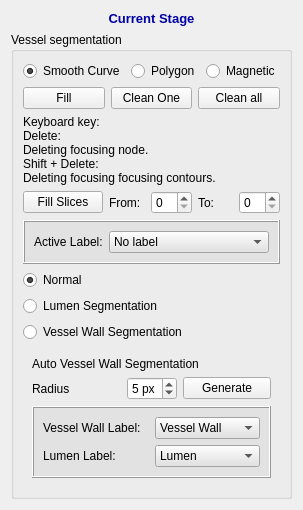
<?xml version="1.0" encoding="UTF-8"?>
<ui version="4.0">
 <class>QInteractorStyleVesselSegmentation2</class>
 <widget class="QWidget" name="QInteractorStyleVesselSegmentation2">
  <property name="geometry">
   <rect>
    <x>0</x>
    <y>0</y>
    <width>298</width>
    <height>487</height>
   </rect>
  </property>
  <property name="windowTitle">
   <string>QInteractorStyleVesselSegmentation2</string>
  </property>
  <layout class="QVBoxLayout" name="verticalLayout_9">
   <item>
    <widget class="QLabel" name="label_21">
     <property name="sizePolicy">
      <sizepolicy hsizetype="Preferred" vsizetype="Fixed">
       <horstretch>0</horstretch>
       <verstretch>0</verstretch>
      </sizepolicy>
     </property>
     <property name="font">
      <font>
       <pointsize>10</pointsize>
       <weight>75</weight>
       <bold>true</bold>
      </font>
     </property>
     <property name="text">
      <string>&lt;html&gt;&lt;head/&gt;&lt;body&gt;&lt;p&gt;&lt;span style=&quot; color:#0000a5;&quot;&gt;Current Stage&lt;/span&gt;&lt;/p&gt;&lt;/body&gt;&lt;/html&gt;</string>
     </property>
     <property name="alignment">
      <set>Qt::AlignCenter</set>
     </property>
    </widget>
   </item>
   <item>
    <widget class="QGroupBox" name="groupBox_2">
     <property name="title">
      <string>Vessel segmentation</string>
     </property>
     <layout class="QVBoxLayout" name="verticalLayout">
      <item>
       <layout class="QHBoxLayout" name="horizontalLayout_10">
        <item>
         <widget class="QRadioButton" name="smoothCurveRadioButton">
          <property name="text">
           <string>Smooth Curve</string>
          </property>
          <property name="checked">
           <bool>true</bool>
          </property>
          <attribute name="buttonGroup">
           <string notr="true">buttonGroup</string>
          </attribute>
         </widget>
        </item>
        <item>
         <widget class="QRadioButton" name="polygonRadionButton">
          <property name="text">
           <string>Polygon</string>
          </property>
          <attribute name="buttonGroup">
           <string notr="true">buttonGroup</string>
          </attribute>
         </widget>
        </item>
        <item>
         <widget class="QRadioButton" name="radioButtonMagnetic">
          <property name="text">
           <string>Magnetic</string>
          </property>
          <attribute name="buttonGroup">
           <string notr="true">buttonGroup</string>
          </attribute>
         </widget>
        </item>
       </layout>
      </item>
      <item>
       <layout class="QHBoxLayout" name="horizontalLayout_2">
        <item>
         <widget class="QPushButton" name="fillContourPushButton">
          <property name="text">
           <string>Fill</string>
          </property>
         </widget>
        </item>
        <item>
         <widget class="QPushButton" name="cleanOnePushButton">
          <property name="text">
           <string>Clean One</string>
          </property>
         </widget>
        </item>
        <item>
         <widget class="QPushButton" name="cleanAllPushButton">
          <property name="text">
           <string>Clean all</string>
          </property>
         </widget>
        </item>
       </layout>
      </item>
      <item>
       <widget class="QLabel" name="label_2">
        <property name="text">
         <string>Keyboard key:
Delete: 
Deleting focusing node. 
Shift + Delete: 
Deleting focusing focusing contours.</string>
        </property>
       </widget>
      </item>
      <item>
       <layout class="QHBoxLayout" name="horizontalLayout_9">
        <item>
         <widget class="QPushButton" name="pushButtonFillSlices">
          <property name="text">
           <string>Fill Slices</string>
          </property>
         </widget>
        </item>
        <item>
         <widget class="QLabel" name="label_9">
          <property name="text">
           <string>From:</string>
          </property>
         </widget>
        </item>
        <item>
         <widget class="QSpinBox" name="spinBoxFillSlicesBegin">
          <property name="sizePolicy">
           <sizepolicy hsizetype="Minimum" vsizetype="Fixed">
            <horstretch>0</horstretch>
            <verstretch>0</verstretch>
           </sizepolicy>
          </property>
         </widget>
        </item>
        <item>
         <widget class="QLabel" name="label_8">
          <property name="text">
           <string>To:</string>
          </property>
         </widget>
        </item>
        <item>
         <widget class="QSpinBox" name="spinBoxFillSliceEnd">
          <property name="sizePolicy">
           <sizepolicy hsizetype="Minimum" vsizetype="Fixed">
            <horstretch>0</horstretch>
            <verstretch>0</verstretch>
           </sizepolicy>
          </property>
         </widget>
        </item>
       </layout>
      </item>
      <item>
       <widget class="QFrame" name="frame_6">
        <property name="enabled">
         <bool>true</bool>
        </property>
        <property name="minimumSize">
         <size>
          <width>0</width>
          <height>0</height>
         </size>
        </property>
        <property name="styleSheet">
         <string notr="true">background-color: rgb(226, 226, 226)</string>
        </property>
        <property name="frameShape">
         <enum>QFrame::Box</enum>
        </property>
        <property name="frameShadow">
         <enum>QFrame::Raised</enum>
        </property>
        <layout class="QHBoxLayout" name="horizontalLayout_3">
         <item>
          <widget class="QLabel" name="activeLabelLabel_3">
           <property name="font">
            <font>
             <family>Arial</family>
            </font>
           </property>
           <property name="text">
            <string>Active Label:</string>
           </property>
          </widget>
         </item>
         <item>
          <widget class="QComboBox" name="comboBoxLabel">
           <property name="sizePolicy">
            <sizepolicy hsizetype="Expanding" vsizetype="Fixed">
             <horstretch>0</horstretch>
             <verstretch>0</verstretch>
            </sizepolicy>
           </property>
           <property name="font">
            <font>
             <family>Arial</family>
            </font>
           </property>
           <property name="iconSize">
            <size>
             <width>13</width>
             <height>13</height>
            </size>
           </property>
           <item>
            <property name="text">
             <string>No label</string>
            </property>
            <property name="icon">
             <iconset resource="../../Main/resources/IADE_Analyzer.qrc">
              <normaloff>:/icons/transparentbox.png</normaloff>:/icons/transparentbox.png</iconset>
            </property>
           </item>
           <item>
            <property name="text">
             <string>Vessel Wall</string>
            </property>
            <property name="icon">
             <iconset resource="../../Main/resources/IADE_Analyzer.qrc">
              <normaloff>:/icons/bluebox.png</normaloff>:/icons/bluebox.png</iconset>
            </property>
           </item>
           <item>
            <property name="text">
             <string>Lumen</string>
            </property>
            <property name="icon">
             <iconset resource="../../Main/resources/IADE_Analyzer.qrc">
              <normaloff>:/icons/redbox.png</normaloff>:/icons/redbox.png</iconset>
            </property>
           </item>
           <item>
            <property name="text">
             <string>Calcification</string>
            </property>
            <property name="icon">
             <iconset resource="../../Main/resources/IADE_Analyzer.qrc">
              <normaloff>:/icons/greenbox.png</normaloff>:/icons/greenbox.png</iconset>
            </property>
           </item>
           <item>
            <property name="text">
             <string>Hemorrhage</string>
            </property>
            <property name="icon">
             <iconset resource="../../Main/resources/IADE_Analyzer.qrc">
              <normaloff>:/icons/yellowbox.png</normaloff>:/icons/yellowbox.png</iconset>
            </property>
           </item>
           <item>
            <property name="text">
             <string>LRNC</string>
            </property>
            <property name="icon">
             <iconset resource="../../Main/resources/IADE_Analyzer.qrc">
              <normaloff>:/icons/lightbluebox.png</normaloff>:/icons/lightbluebox.png</iconset>
            </property>
           </item>
           <item>
            <property name="text">
             <string>LM</string>
            </property>
            <property name="icon">
             <iconset resource="../../Main/resources/IADE_Analyzer.qrc">
              <normaloff>:/icons/purplebox.png</normaloff>:/icons/purplebox.png</iconset>
            </property>
           </item>
          </widget>
         </item>
        </layout>
       </widget>
      </item>
      <item>
       <widget class="QRadioButton" name="radioButtonNormal">
        <property name="text">
         <string>Normal</string>
        </property>
        <property name="checked">
         <bool>true</bool>
        </property>
        <attribute name="buttonGroup">
         <string notr="true">buttonGroup_2</string>
        </attribute>
       </widget>
      </item>
      <item>
       <widget class="QRadioButton" name="radioButtonLumenSegmentation">
        <property name="text">
         <string>Lumen Segmentation</string>
        </property>
        <attribute name="buttonGroup">
         <string notr="true">buttonGroup_2</string>
        </attribute>
       </widget>
      </item>
      <item>
       <widget class="QRadioButton" name="radioButtonVesselWallSegmentation">
        <property name="text">
         <string>Vessel Wall Segmentation</string>
        </property>
        <attribute name="buttonGroup">
         <string notr="true">buttonGroup_2</string>
        </attribute>
       </widget>
      </item>
      <item>
       <widget class="QStackedWidget" name="stackedWidgetMode">
        <property name="frameShape">
         <enum>QFrame::NoFrame</enum>
        </property>
        <property name="frameShadow">
         <enum>QFrame::Plain</enum>
        </property>
        <property name="lineWidth">
         <number>0</number>
        </property>
        <property name="currentIndex">
         <number>1</number>
        </property>
        <widget class="QWidget" name="pageNormal">
         <layout class="QVBoxLayout" name="verticalLayout_7"/>
        </widget>
        <widget class="QWidget" name="pageVesselWallSegmentation">
         <layout class="QVBoxLayout" name="verticalLayout_8">
          <item>
           <widget class="QLabel" name="label_4">
            <property name="text">
             <string>Auto Vessel Wall Segmentation</string>
            </property>
           </widget>
          </item>
          <item>
           <layout class="QHBoxLayout" name="horizontalLayout">
            <item>
             <widget class="QLabel" name="label">
              <property name="text">
               <string>Radius</string>
              </property>
             </widget>
            </item>
            <item>
             <widget class="QSpinBox" name="spinBoxVesselWallThickness">
              <property name="enabled">
               <bool>true</bool>
              </property>
              <property name="minimumSize">
               <size>
                <width>50</width>
                <height>0</height>
               </size>
              </property>
              <property name="maximumSize">
               <size>
                <width>50</width>
                <height>16777215</height>
               </size>
              </property>
              <property name="suffix">
               <string> px</string>
              </property>
              <property name="value">
               <number>5</number>
              </property>
             </widget>
            </item>
            <item>
             <widget class="QPushButton" name="pushButtonAutoVesselWallSegmentation">
              <property name="enabled">
               <bool>true</bool>
              </property>
              <property name="text">
               <string>Generate</string>
              </property>
             </widget>
            </item>
           </layout>
          </item>
          <item>
           <widget class="QFrame" name="vesselFrame">
            <property name="enabled">
             <bool>true</bool>
            </property>
            <property name="minimumSize">
             <size>
              <width>0</width>
              <height>0</height>
             </size>
            </property>
            <property name="styleSheet">
             <string notr="true">background-color: rgb(226, 226, 226)</string>
            </property>
            <property name="frameShape">
             <enum>QFrame::Box</enum>
            </property>
            <property name="frameShadow">
             <enum>QFrame::Raised</enum>
            </property>
            <layout class="QVBoxLayout" name="verticalLayout_2">
             <item>
              <layout class="QHBoxLayout" name="horizontalLayout_6">
               <item>
                <widget class="QLabel" name="activeLabelLabel">
                 <property name="font">
                  <font>
                   <family>Arial</family>
                  </font>
                 </property>
                 <property name="text">
                  <string>Vessel Wall Label:</string>
                 </property>
                </widget>
               </item>
               <item>
                <widget class="QComboBox" name="vesselWallComboBox">
                 <property name="font">
                  <font>
                   <family>Arial</family>
                  </font>
                 </property>
                 <property name="iconSize">
                  <size>
                   <width>13</width>
                   <height>13</height>
                  </size>
                 </property>
                 <item>
                  <property name="text">
                   <string>Vessel Wall</string>
                  </property>
                  <property name="icon">
                   <iconset resource="../../Main/resources/IADE_Analyzer.qrc">
                    <normaloff>:/icons/bluebox.png</normaloff>:/icons/bluebox.png</iconset>
                  </property>
                 </item>
                </widget>
               </item>
              </layout>
             </item>
             <item>
              <layout class="QHBoxLayout" name="horizontalLayout_8">
               <item>
                <widget class="QLabel" name="lumenLabel">
                 <property name="font">
                  <font>
                   <family>Arial</family>
                  </font>
                 </property>
                 <property name="text">
                  <string>Lumen Label:</string>
                 </property>
                </widget>
               </item>
               <item>
                <widget class="QComboBox" name="lumenComboBox">
                 <property name="font">
                  <font>
                   <family>Arial</family>
                  </font>
                 </property>
                 <property name="iconSize">
                  <size>
                   <width>13</width>
                   <height>13</height>
                  </size>
                 </property>
                 <item>
                  <property name="text">
                   <string>Lumen</string>
                  </property>
                  <property name="icon">
                   <iconset resource="../../Main/resources/IADE_Analyzer.qrc">
                    <normaloff>:/icons/redbox.png</normaloff>:/icons/redbox.png</iconset>
                  </property>
                 </item>
                </widget>
               </item>
              </layout>
             </item>
            </layout>
           </widget>
          </item>
         </layout>
        </widget>
        <widget class="QWidget" name="pageLumenSegmentation">
         <layout class="QVBoxLayout" name="verticalLayout_5">
          <item>
           <widget class="QLabel" name="label_3">
            <property name="text">
             <string>Auto lumen segmentation:</string>
            </property>
           </widget>
          </item>
          <item>
           <layout class="QHBoxLayout" name="horizontalLayout_7">
            <item>
             <widget class="QLabel" name="label_12">
              <property name="text">
               <string>Value</string>
              </property>
             </widget>
            </item>
            <item>
             <widget class="QSlider" name="autoLumenSegmentationHorizontalSlider">
              <property name="minimum">
               <number>1</number>
              </property>
              <property name="maximum">
               <number>500</number>
              </property>
              <property name="value">
               <number>60</number>
              </property>
              <property name="orientation">
               <enum>Qt::Horizontal</enum>
              </property>
             </widget>
            </item>
            <item>
             <widget class="QSpinBox" name="autoLumenSegmentationSpinBox">
              <property name="minimum">
               <number>1</number>
              </property>
              <property name="maximum">
               <number>500</number>
              </property>
              <property name="value">
               <number>60</number>
              </property>
             </widget>
            </item>
            <item>
             <widget class="QPushButton" name="pushButtonAutoLumenSegmentation">
              <property name="text">
               <string>Generate</string>
              </property>
             </widget>
            </item>
           </layout>
          </item>
          <item>
           <widget class="QFrame" name="vesselFrame_2">
            <property name="enabled">
             <bool>true</bool>
            </property>
            <property name="minimumSize">
             <size>
              <width>0</width>
              <height>0</height>
             </size>
            </property>
            <property name="styleSheet">
             <string notr="true">background-color: rgb(226, 226, 226)</string>
            </property>
            <property name="frameShape">
             <enum>QFrame::Box</enum>
            </property>
            <property name="frameShadow">
             <enum>QFrame::Raised</enum>
            </property>
            <layout class="QVBoxLayout" name="verticalLayout_3">
             <item>
              <layout class="QHBoxLayout" name="horizontalLayout_4">
               <item>
                <widget class="QLabel" name="activeLabelLabel_2">
                 <property name="font">
                  <font>
                   <family>Arial</family>
                  </font>
                 </property>
                 <property name="text">
                  <string>Vessel Wall Label:</string>
                 </property>
                </widget>
               </item>
               <item>
                <widget class="QComboBox" name="vesselWallComboBox_2">
                 <property name="font">
                  <font>
                   <family>Arial</family>
                  </font>
                 </property>
                 <property name="iconSize">
                  <size>
                   <width>13</width>
                   <height>13</height>
                  </size>
                 </property>
                 <item>
                  <property name="text">
                   <string>Vessel Wall</string>
                  </property>
                  <property name="icon">
                   <iconset resource="../../Main/resources/IADE_Analyzer.qrc">
                    <normaloff>:/icons/bluebox.png</normaloff>:/icons/bluebox.png</iconset>
                  </property>
                 </item>
                </widget>
               </item>
              </layout>
             </item>
             <item>
              <layout class="QHBoxLayout" name="horizontalLayout_5">
               <item>
                <widget class="QLabel" name="lumenLabel_2">
                 <property name="font">
                  <font>
                   <family>Arial</family>
                  </font>
                 </property>
                 <property name="text">
                  <string>Lumen Label:</string>
                 </property>
                </widget>
               </item>
               <item>
                <widget class="QComboBox" name="lumenComboBox_2">
                 <property name="font">
                  <font>
                   <family>Arial</family>
                  </font>
                 </property>
                 <property name="iconSize">
                  <size>
                   <width>13</width>
                   <height>13</height>
                  </size>
                 </property>
                 <item>
                  <property name="text">
                   <string>Lumen</string>
                  </property>
                  <property name="icon">
                   <iconset resource="../../Main/resources/IADE_Analyzer.qrc">
                    <normaloff>:/icons/redbox.png</normaloff>:/icons/redbox.png</iconset>
                  </property>
                 </item>
                </widget>
               </item>
              </layout>
             </item>
            </layout>
           </widget>
          </item>
         </layout>
        </widget>
       </widget>
      </item>
     </layout>
     <zorder>radioButtonLumenSegmentation</zorder>
     <zorder>radioButtonVesselWallSegmentation</zorder>
     <zorder>radioButtonNormal</zorder>
     <zorder>stackedWidgetMode</zorder>
     <zorder>frame_6</zorder>
     <zorder>label_2</zorder>
     <zorder></zorder>
    </widget>
   </item>
   <item>
    <spacer name="verticalSpacer">
     <property name="orientation">
      <enum>Qt::Vertical</enum>
     </property>
     <property name="sizeHint" stdset="0">
      <size>
       <width>20</width>
       <height>206</height>
      </size>
     </property>
    </spacer>
   </item>
  </layout>
 </widget>
 <resources>
  <include location="../../Main/resources/IADE_Analyzer.qrc"/>
 </resources>
 <connections>
  <connection>
   <sender>autoLumenSegmentationHorizontalSlider</sender>
   <signal>valueChanged(int)</signal>
   <receiver>autoLumenSegmentationSpinBox</receiver>
   <slot>setValue(int)</slot>
   <hints>
    <hint type="sourcelabel">
     <x>111</x>
     <y>361</y>
    </hint>
    <hint type="destinationlabel">
     <x>136</x>
     <y>361</y>
    </hint>
   </hints>
  </connection>
  <connection>
   <sender>autoLumenSegmentationSpinBox</sender>
   <signal>valueChanged(int)</signal>
   <receiver>autoLumenSegmentationHorizontalSlider</receiver>
   <slot>setValue(int)</slot>
   <hints>
    <hint type="sourcelabel">
     <x>150</x>
     <y>374</y>
    </hint>
    <hint type="destinationlabel">
     <x>120</x>
     <y>377</y>
    </hint>
   </hints>
  </connection>
 </connections>
 <buttongroups>
  <buttongroup name="buttonGroup"/>
  <buttongroup name="buttonGroup_2"/>
 </buttongroups>
</ui>
